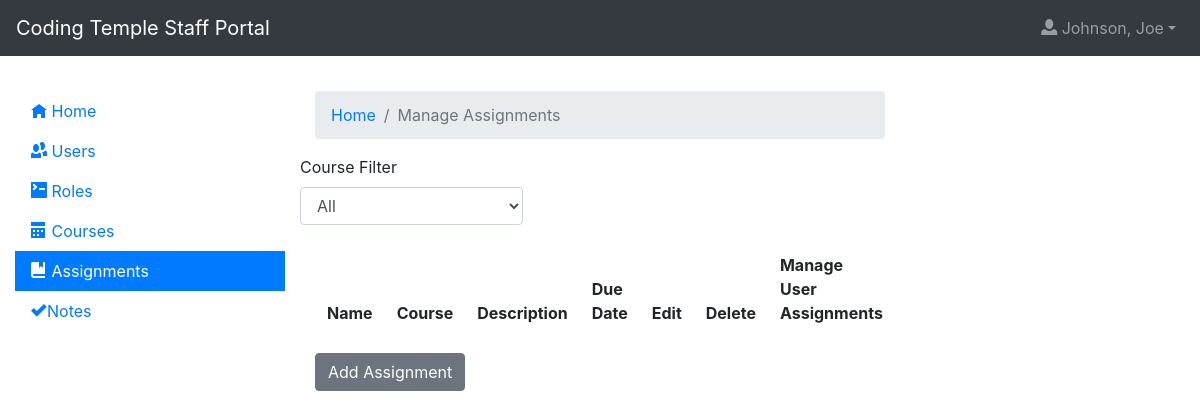
The page /assignments/ (signed in) on the database as committed earlier.
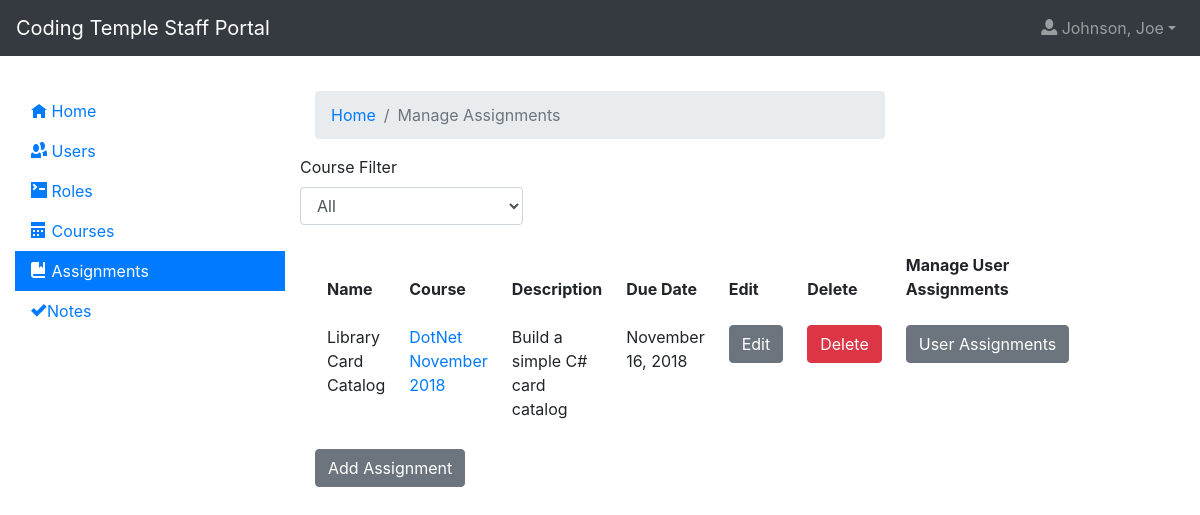
The same page on the database as committed later.
### app/models.py (models this page shows, shortened)
class TimestampMixin(object):
    created = db.Column(
        db.DateTime, nullable=False, default=datetime.utcnow)
    updated = db.Column(db.DateTime, default=datetime.utcnow, onupdate=datetime.utcnow)

class Assignment(TimestampMixin, db.Model):
  id = db.Column(db.Integer, primary_key=True)
  name = db.Column(db.String)
  description = db.Column(db.String)
  due_date = db.Column(db.DateTime, index=True)
  course_id = db.Column(db.Integer, db.ForeignKey('course.id'))
  course = db.relationship('Course', backref='assignments', lazy='subquery')

class Course(TimestampMixin, db.Model):
  id = db.Column(db.Integer, primary_key=True)
  name = db.Column(db.String)
  start_date = db.Column(db.DateTime)
  end_date = db.Column(db.DateTime)

### app/blueprints/assignments/__init__.py (the view)
@assignments.route('/', methods=['GET'])
@login_required
@authorize
def index():
  course_id = request.args.get('cid')
  courses = Course.query.all()
  if(course_id):
    assignments = Assignment.query.filter_by(course_id=course_id).all()
  else:
    assignments = Assignment.query.all()
  context = {
      'courses': courses,
      'assignments': assignments,
      'title': 'Assignments',
      'course_id': int(course_id or 0)
  }
  return render_template('assignments/index.html', **context)

### app/models.py (called while the page is built)
@login.user_loader
def load_user(id):
  return User.query.get(int(id))

### app/blueprints/assignments/templates/assignments/index.html (shortened to what this page needs)
{% extends 'layout.html' %}
{% block app_content %}
<nav aria-label="breadcrumb">
        <ol class="breadcrumb">
            <li class="breadcrumb-item"><a href="{{url_for('index')}}">Home</a></li>
            <li class="breadcrumb-item active">Manage Assignments</li>
        </ol>
    </nav>
    <div class="row">
        <div class="form-group">
            <label>Course Filter</label>
                <select class="form-control course-filter" onchange="window.location.href='{{url_for('assignments.index')}}?cid=' + document.querySelector('.course-filter').value">
                    <option value="">All</option>
                     </select>
        </div>
    </div>
    <table class="table table-borderless">
        <thead>
            <tr>
                    <th>Name</th>
                    <th>Course</th>
                    <th>Description</th>
                    <th>Due Date</th>
                    <th>Edit</th>
                    <th>Delete</th>
                    <th>Manage User Assignments</th>
            </tr>
        </thead>
        <tbody>
            {% for assignment in assignments %}
                <tr>
                    <td>{{assignment.name}}</td>
                    <td><a href="{{url_for('assignments.index')}}?cid={{assignment.course_id}}">{{assignment.course.name }}</a></td>
                    <td>{{assignment.description }}</td>
                    <td>{{ moment(assignment.due_date).format('LL') }}</td>
                    <td><a href="{{url_for('assignments.edit')}}?id={{assignment.id}}" class="btn btn-secondary">Edit</a></td>
                    <td><form action="{{url_for('assignments.delete')}}" method="POST">
                        <input type="submit" class="btn btn-danger" value="Delete" />
                    </form></td>
                    <td>
                        <a href="{{url_for('assignments.userassignments')}}?id={{assignment.id}}" class="btn btn-secondary">User Assignments</a>
                    </td>
                </tr>
            {% endfor %}
        </tbody>
    </table>
    <a href="{{url_for('assignments.add')}}" class="btn btn-secondary">Add Assignment</a>
{% endblock %}

Rows that differ between the two databases and show on the page:
added Assignment: name "Library Card Catalog", course.name "DotNet November 2018", description "Build a simple C# card catalog", due_date "November 16, 2018"
